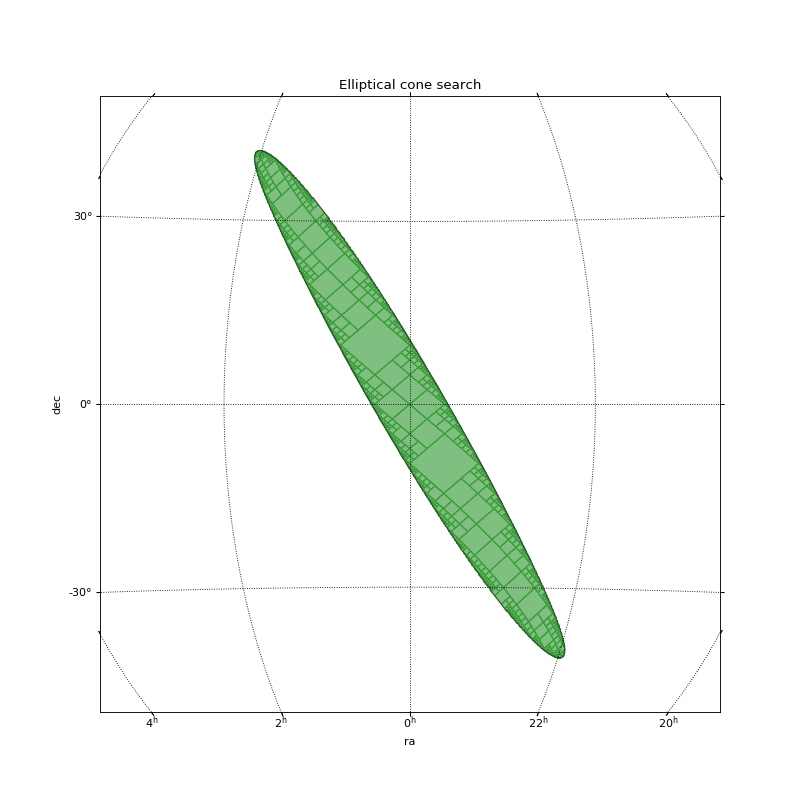

This figure's Python source:
import cdshealpix
print(cdshealpix.__version__)
from cdshealpix import elliptical_cone_search_lonlat
import astropy.units as u
from astropy.coordinates import Angle, SkyCoord
import numpy as np

elliptical_cone = elliptical_cone_search_lonlat(
    lon=0 * u.deg,
    lat=0 * u.deg,
    a=Angle(50, unit="deg"),
    b=Angle(5, unit="deg"),
    pa=Angle(30, unit="deg"),
    depth=10,
    depth_delta=0
)

from mocpy import MOC, WCS

moc = MOC.from_cells(elliptical_cone)
# Plot the MOC using matplotlib
import matplotlib.pyplot as plt
fig = plt.figure(111, figsize=(10, 10))
# Define a astropy WCS easily
with WCS(fig,
        fov=100 * u.deg,
        center=SkyCoord(0, 0, unit="deg", frame="icrs"),
        coordsys="icrs",
        rotation=Angle(0, u.degree),
        projection="AIT") as wcs:
    ax = fig.add_subplot(1, 1, 1, projection=wcs)
    # Call fill with a matplotlib axe and the `~astropy.wcs.WCS` wcs object.
    moc.fill(ax=ax, wcs=wcs, alpha=0.5, fill=True, color="green")
    # Draw the perimeter of the MOC in black
    moc.border(ax=ax, wcs=wcs, alpha=0.5, color="black")
plt.xlabel('ra')
plt.ylabel('dec')
plt.title('Elliptical cone search')
plt.grid(color="black", linestyle="dotted")
plt.show()
